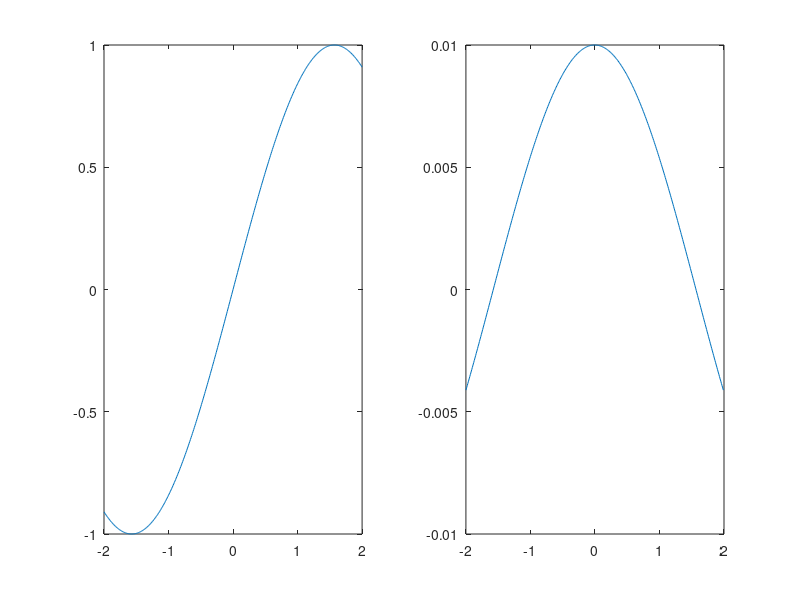

MATLAB code to generate this figure:
clc
clear all;
x=-2:0.01:2.001;
subplot(121)
f=sin(x);
plot(x,f);
% f=inline()
g=diff(f)
subplot(122)
plot(x(1:end-1),g)
